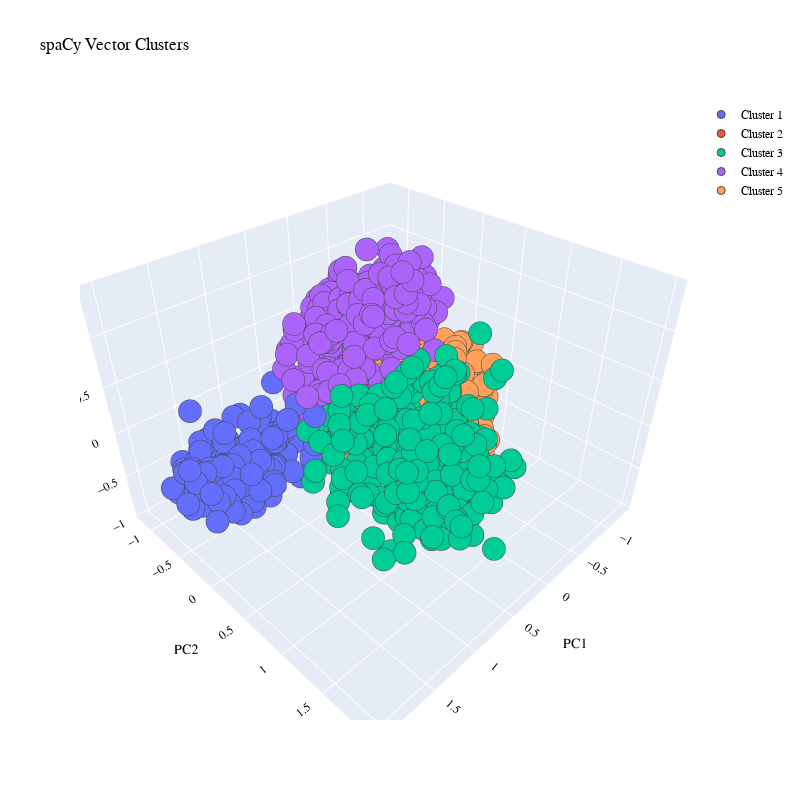

Source (notebook cell):
### Markdown cell above
Image for plot above:
![image.png](attachment:image.png)

### Code cell
# Number of clusters
n_cl = 5
# Principal components to plot
first = 0
second_or_later = 1
third = 2

# KM cluster labels for spaCy vectors
kmeans_wv = KMeans(n_clusters=n_cl, random_state=ranseed)
label = kmeans_wv.fit_predict(X_wv)
centers = np.array(kmeans_wv.cluster_centers_)
uniq = np.unique(label)

# Plot first 3 components by cluster in 3d

cluster3d = go.Figure()

for u in uniq:

    cluster3d.add_trace(go.Scatter3d(x=scores_pca_wv[label == u, first], 
                                y=scores_pca_wv[label == u, second_or_later], 
                                z=scores_pca_wv[label == u, third], 
                                mode = 'markers', marker_size = 8, marker_line_width = 1,
                                name = 'Cluster ' + str(u + 1)))


cluster3d.update_layout(width=800, height=800, autosize=True, showlegend=True,
                        title_text='spaCy Vector Clusters', 
                   scene=dict(xaxis=dict(title='PC1', titlefont_color='black'),
                                yaxis=dict(title='PC2', titlefont_color='black'),
                                zaxis=dict(title='PC3', titlefont_color='black')),
                   font = dict(family="Gilroy", color='black', size=12))

### Figure 1 — Plotly figure (JSON) as saved in the notebook; plotly's stock layout.template omitted (floating-point values rounded to 4 significant figures; data arrays with more than 128 entries replaced by an {"elided": "..."} marker saying what was removed)
{"data": [{"marker": {"line": {"width": 1}, "size": 8}, "mode": "markers", "name": "Cluster 1", "type": "scatter3d", "x": {"elided": "211 float values"}, "y": {"elided": "211 float values"}, "z": {"elided": "211 float values"}}, {"marker": {"line": {"width": 1}, "size": 8}, "mode": "markers", "name": "Cluster 2", "type": "scatter3d", "x": {"elided": "215 float values"}, "y": {"elided": "215 float values"}, "z": {"elided": "215 float values"}}, {"marker": {"line": {"width": 1}, "size": 8}, "mode": "markers", "name": "Cluster 3", "type": "scatter3d", "x": {"elided": "345 float values"}, "y": {"elided": "345 float values"}, "z": {"elided": "345 float values"}}, {"marker": {"line": {"width": 1}, "size": 8}, "mode": "markers", "name": "Cluster 4", "type": "scatter3d", "x": {"elided": "478 float values"}, "y": {"elided": "478 float values"}, "z": {"elided": "478 float values"}}, {"marker": {"line": {"width": 1}, "size": 8}, "mode": "markers", "name": "Cluster 5", "type": "scatter3d", "x": {"elided": "536 float values"}, "y": {"elided": "536 float values"}, "z": {"elided": "536 float values"}}], "layout": {"autosize": true, "font": {"color": "black", "family": "Gilroy", "size": 12}, "height": 800, "scene": {"xaxis": {"title": {"font": {"color": "black"}, "text": "PC1"}}, "yaxis": {"title": {"font": {"color": "black"}, "text": "PC2"}}, "zaxis": {"title": {"font": {"color": "black"}, "text": "PC3"}}}, "showlegend": true, "title": {"text": "spaCy Vector Clusters"}, "width": 800}}
